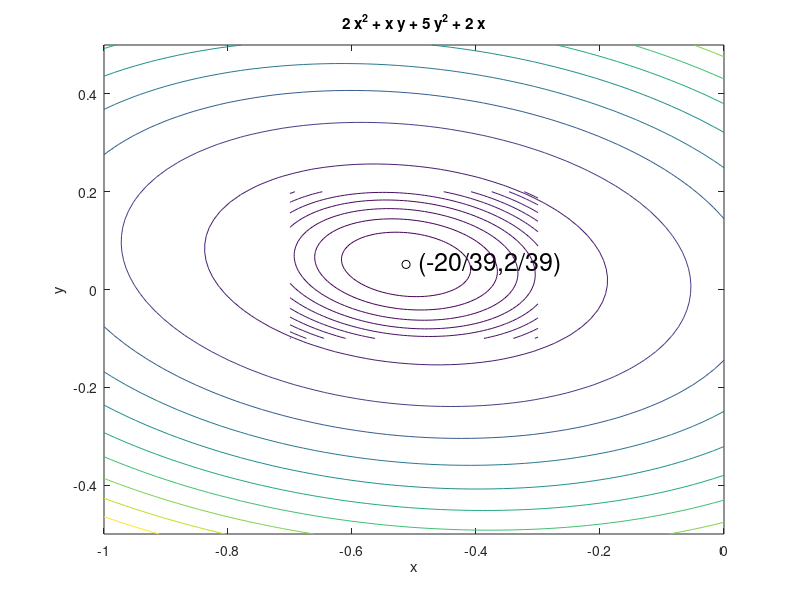

Recreate this plot in MATLAB.
% CONTOURFOCUS  Show contour plot of a function of 2 variables.

f = @(x,y) 2*x.^2 + x.*y + 5 * y.^2 + 2 * x;
ezcontour(f,[-1 0 -0.5 0.5])
hold on
plot(-20/39,2/39,'ko')
text(-20/39 + 0.02,2/39,'(-20/39,2/39)','fontsize',18)
ezcontour(f,[-0.7 -0.3 -0.1 0.2])
xlabel x, ylabel y
hold off
 
